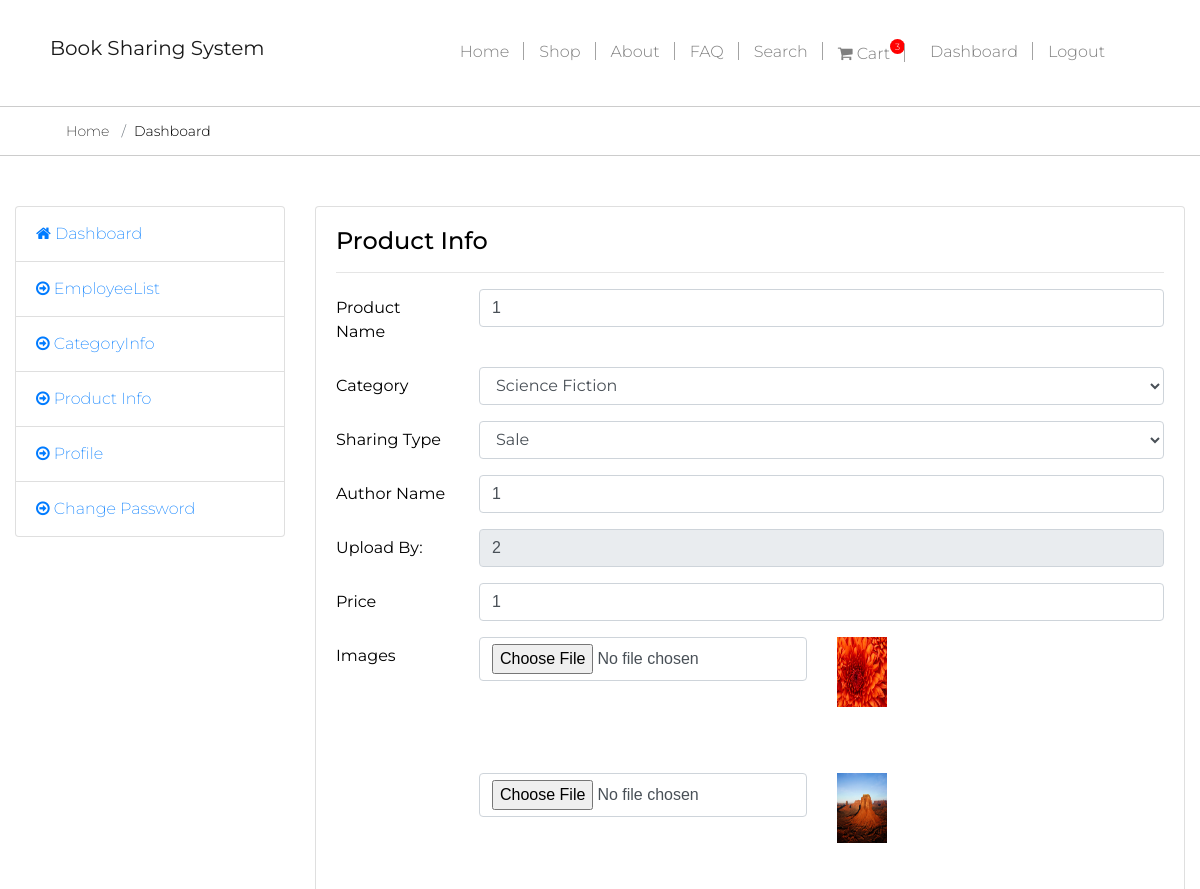
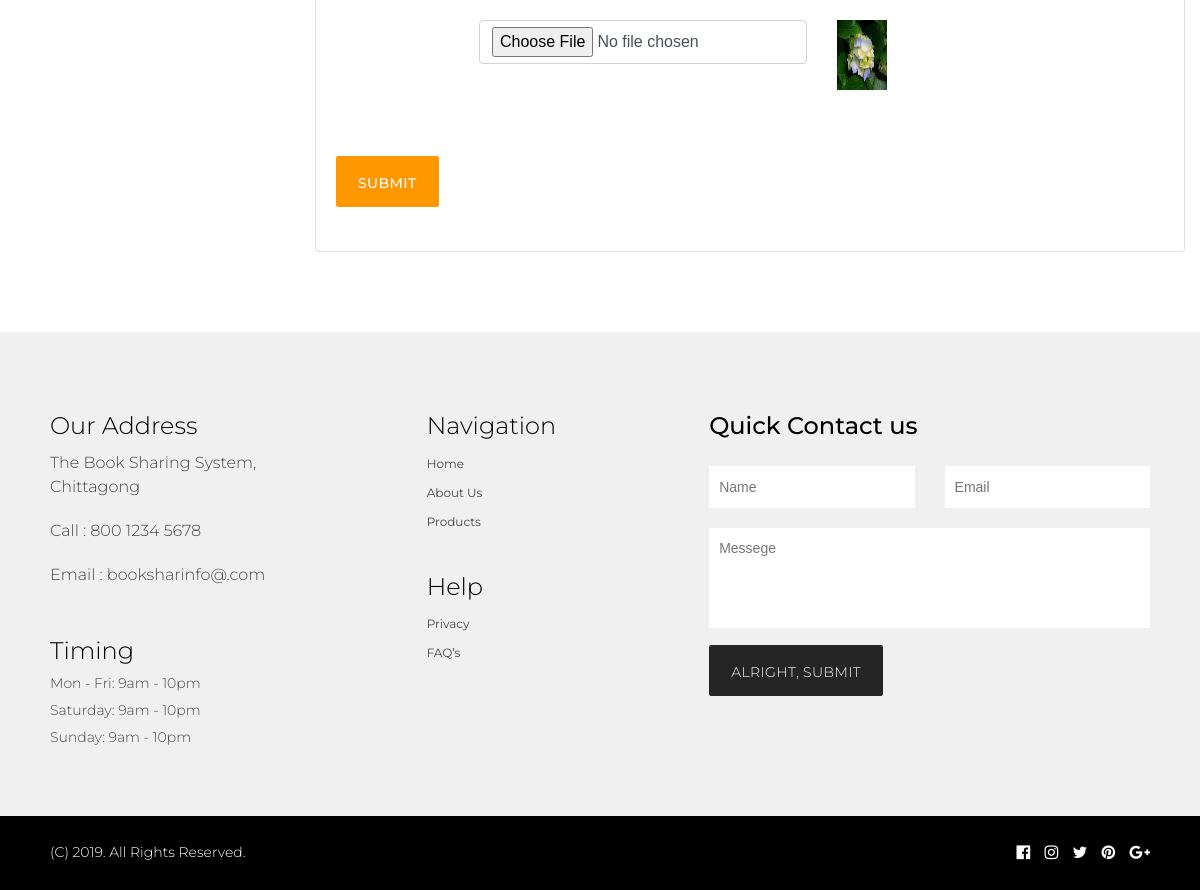
Page /productEdit.php?id=24 (signed in) on the committed database (2 pictures, top to bottom).
### tables this page shows
CREATE TABLE IF NOT EXISTS `tbproductinfo` (
  `iAutoId` int(11) NOT NULL AUTO_INCREMENT,
  `vCategory` varchar(50) NOT NULL DEFAULT '0',
  `vSharingType` varchar(50) NOT NULL,
  `vProductName` varchar(150) DEFAULT NULL,
  `vAuthorName` varchar(150) DEFAULT NULL,
  `vUploadBy` varchar(150) DEFAULT NULL,
  `vPrice` double DEFAULT NULL,
  `vImage1` varchar(250) DEFAULT NULL,
  `vImage2` varchar(250) DEFAULT NULL,
  `vImage3` varchar(250) DEFAULT NULL,
  PRIMARY KEY (`iAutoId`)
);

CREATE TABLE IF NOT EXISTS `tbcategoryinfo` (
  `iAutoId` int(11) NOT NULL AUTO_INCREMENT,
  `vCategoryName` varchar(150) DEFAULT NULL,
  PRIMARY KEY (`iAutoId`)
);

### lib/Database.php (called while the page is built, shortened)
<?php
Class Database{
  public $host   = DB_HOST;
  public $pass   = DB_PASS;
  public $user   = DB_USER;
  public $dbname = DB_NAME;
  public $link;
  private function connectDB()
  {
    $this->link = new mysqli($this->host, $this->user, $this->pass, $this->dbname);
    mysqli_query($this->link,"SET CHARACTER SET utf8");
    mysqli_query($this->link,"SET SESSION collation_connection ='utf8_general_ci'");
  }
  public function select($query){
    $result = $this->link->query($query) or die($this->link->error.__LINE__);
    if($result->num_rows > 0){
      return $result;
    }
    else {
      return false;
    }
  }
}

### productEdit.php (the view, shortened to what this page needs)
<?php
	include 'inc/header.php';
?>
<?php
	include 'inc/dashboardSidebar.php';
?>
<?php
	if(!isset($_GET['id']) || $_GET['id']==NULL)
	{
		header("Location:productAdd.php");
	}
	else
	{
		$editid=$_GET['id'];
	}
?>
    <div class="col-xs-9 col-sm-9 col-md-9 col-lg-9">
        <div class="card">
            <div class="card-body">
                <h4 class="card-title">Product Info</h4>
                <hr>
              <div class="panel-body">
                <?php
                    $query="select * from tbProductinfo where iAutoId='$editid' order by iAutoId desc";
                    $data=$db->select($query);
                    while($productResult=$data->fetch_assoc())
                    {
                ?>
                <form class="form-horizontal" action="" method="POST" role="form" enctype="multipart/form-data">
                    <div class="form-group row">
                        <label class="col-sm-2 col-form-label">Product Name</label>
                        <div class="col-sm-10">
                            <input type="text" class="form-control" value="<?php echo $productResult['vProductName']; ?>" name="vProductName" required>
                        </div>
                    </div>
                    <div class="form-group row">
                        <label class="col-sm-2 col-form-label">Category</label>
                        <div class="col-sm-10">
                            <select class="form-control" name="vCategory">
                                <?php
                                $query="select iAutoId,vCategoryName from tbcategoryinfo";
                                $selectData=$db->select($query);
                                if($selectData)
                                {
                                    while($result=$selectData->fetch_assoc())
                                    {
                                ?>
                                    <option
                                        <?php
                                            if($productResult['vCategory']==$result['iAutoId']) { ?>
                                                selected="selected"
                                        <?php } ?>
                                        value="<?php echo $result['iAutoId']; ?>"><?php echo $result['vCategoryName']; ?></option>
                                <?php
                                    }
                                }
                            ?>
                            </select>
                        </div>
                    </div>
                    <div class="form-group row">
                        <label class="col-sm-2 col-form-label">Sharing Type</label>
                        <div class="col-sm-10">
                            <select class="form-control" name="vSharingType">
                                <?php
                                $query="select distinct vSharingType from tbProductinfo";
                                $selectData=$db->select($query);
                                if($selectData)
                                {
                                    while($result=$selectData->fetch_assoc())
                                    {
                                ?>
                                    <option
                                        <?php
                                            if($productResult['vSharingType']==$result['vSharingType']) { ?>
                                                selected="selected"
                                        <?php } ?>
                                        value="<?php echo $result['vSharingType']; ?>"><?php echo $result['vSharingType']; ?></option>
                                <?php
                                    }
                                }
                            ?>
                            </select>
                        </div>
                    </div>
                    <div class="form-group row">
                        <label class="col-sm-2 col-form-label">Author Name</label>
                        <div class="col-sm-10">
                            <input type="text" class="form-control" value="<?php echo $productResult['vAuthorName']; ?>" name="vAuthorName" required>
                        </div>
                    </div>
                    <div class="form-group row">
                        <label class="col-sm-2 col-form-label">Upload By: </label>
                        <div class="col-sm-10">
                            <input readonly type="text" value="<?php echo $productResult['vUploadBy']; ?>" class="form-control" name="vUploadBy" required>
                        </div>
                    </div>
                    <div class="form-group row">
                        <label class="col-sm-2 col-form-label">Price</label>
                        <div class="col-sm-10">
                            <input type="number" class="form-control" value="<?php echo $productResult['vPrice']; ?>" name="vPrice" required>
                        </div>
                    </div>
                    <div class="form-group row">
                        <label class="col-sm-2 col-form-label">Images</label>
                        <div class="col-sm-5">
                            <input type="file" class="form-control" value="<?php echo $productResult['vImage1']; ?>" name="image1" >
                        </div>
                        <div class="col-sm-5">
                           <img src="<?php echo $productResult['vImage1']?>" height="70px" width="50px" alt="">
                        </div>
                    </div>
                    <div class="form-group row">
                        <label class="col-sm-2 col-form-label"></label>
                        <div class="col-sm-5">
                            <input type="file" class="form-control" value="<?php echo $productResult['vImage2']; ?>" name="image2" >
                        </div>
                        <div class="col-sm-5">
                           <img src="<?php echo $productResult['vImage2']?>" height="70px" width="50px" alt="">
                        </div>
                    </div>
                    <div class="form-group row">
                        <label class="col-sm-2 col-form-label"></label>
                        <div class="col-sm-5">
                            <input type="file" class="form-control" value="<?php echo $productResult['vImage3']; ?>" name="image3" >
                        </div>
                        <div class="col-sm-5">
                           <img src="<?php echo $productResult['vImage3']?>" height="70px" width="50px" alt="">
                        </div>
                    </div>
                    <button type="submit" class="btn btn-primary">Submit</button>
                </form>
                <?php
                    }
                ?>
                <br>
            </div>
        </div>
    </div>
<?php
	include 'inc/dashboardFooter.php';
	include 'inc/footer.php';
?>

### css/styles.css (style rules this page uses)
body { margin: 0px; padding: 0px; font-family: 'Montserrat', sans-serif; color: #000; float: left; width: 100%; }
* { -webkit-box-sizing: border-box; -moz-box-sizing: border-box; box-sizing: border-box; }
*:before, *:after { -webkit-box-sizing: border-box; -moz-box-sizing: border-box; box-sizing: border-box; }
h1, h2, h3, h4, h5, h6, ul { margin: 0px; padding: 0px; }
input { font-family: 'Raleway', sans-serif; outline: 0; }
.btn { background: #ff9700; opacity: 1; color: #fff; text-transform: uppercase; padding: 15px 20px 11px; font-size: 14px; font-weight: 500; letter-spacing: 0.4px; border: 2px solid #ff9700; border-radius: 2px; }
img { max-width: 100%; }
.about-sec img { float: left; margin: 0 50px 50px 0; }

### rows in the picture
tbproductinfo: vProductName "1", vCategory "Science Fiction", vSharingType "Sale", vAuthorName "1", vUploadBy "2", vPrice "1", vImage1 (picture), vImage2 (picture), vImage3 (picture)
